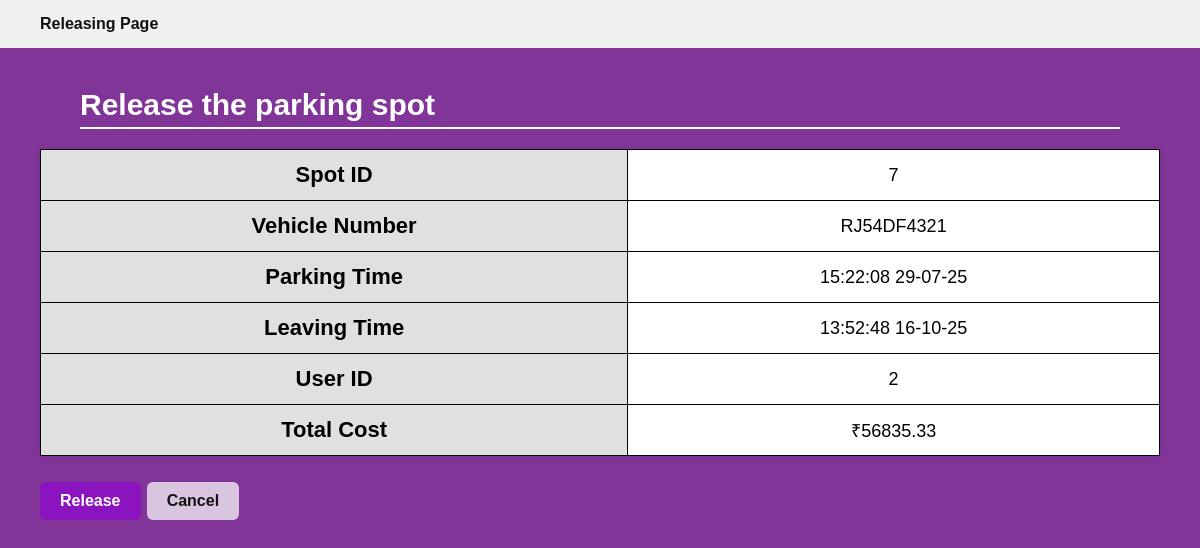
The page /release/1 on the database its author committed.
### models.py (models this page shows)
class ParkingSpot(db.Model):
    id = db.Column(db.Integer, primary_key=True)
    lot_id = db.Column(db.Integer, db.ForeignKey('parking_lot.id'), nullable=False)
    spot_name = db.Column(db.String(20), nullable=False)
    status = db.Column(db.String(1), default='A')  # A = Available, O = Occupied
    reservations = db.relationship('Reservation', backref='spot', lazy=True)

class Reservation(db.Model):
    id = db.Column(db.Integer, primary_key=True)
    user_id = db.Column(db.Integer, db.ForeignKey('users.id'), nullable=False)
    spot_id = db.Column(db.Integer, db.ForeignKey('parking_spot.id'), nullable=False)
    vehicle_number = db.Column(db.String(20), nullable=True)
    parking_time = db.Column(db.DateTime, default=datetime.utcnow)
    leaving_time = db.Column(db.DateTime, nullable=True)
    cost_per_unit_time = db.Column(db.Float, nullable=False)

### app.py (the view)
@app.route('/release/<int:res_id>', methods=['GET', 'POST'])
def release_spot(res_id):
    reservation = Reservation.query.get_or_404(res_id)
    now = datetime.now(india)
    if request.method == "POST":
        reservation.leaving_time = now
        reservation.spot.status = 'A'
        db.session.commit()
        return redirect(url_for("user_dashboard", user_id=reservation.user_id))
    start = reservation.parking_time
    if start.tzinfo is None:
        start = india.localize(start)
    diff = now - start
    total_hrs = diff.total_seconds() / 3600
    total_cost = round(total_hrs * reservation.cost_per_unit_time, 2)
    return render_template("release.html", res=reservation, current_time=now, total_cost=total_cost)

### templates/release.html (shortened to what this page needs)
<!DOCTYPE html>
<html lang="en">
<head>
    <link rel="stylesheet" href="{{ url_for('static', filename='style.css') }}">
</head>
<header>
    <div class="top-bar"><strong>Releasing Page</strong></div>
</header>
<body>
     <div class="section-title">
        <h2 class="heading">Release the parking spot</h2>
        <form method="POST">
            <table>
                <tr><th>Spot ID</th><td>{{ res.spot.id }}</td></tr>
                <tr><th>Vehicle Number</th><td>{{ res.vehicle_number }}</td></tr>
                <tr><th>Parking Time</th><td>{{ res.parking_time.strftime('%H:%M:%S  %d-%m-%y') }}</td></tr>
                <tr><th>Leaving Time</th><td>{{ current_time.strftime('%H:%M:%S  %d-%m-%y') }}</td></tr>
                <tr><th>User ID</th><td>{{ res.user_id }}</td></tr>
                <tr><th>Total Cost</th><td>₹{{ total_cost}}</td></tr>
            </table>
            <br>
            <button type="submit" class="btn" onclick="window.location.href='/user_dashboard'">Release</button>
            <a href="{{ url_for('user_dashboard', user_id=res.user_id) }}" class="btn">Cancel</a>
        </form>
    </div>
</body>
</html>

### static/style.css (style rules this page uses)
body { margin: 0; font-family: Arial, sans-serif; background-color: #823599; color: white; justify-content: center; }
.top-bar { background-color: #f0f0f0; color: #111; display: flex; justify-content: space-between; align-items: center; padding: 15px 40px; }
.section-title { margin: 40px; font-size: 22px; font-weight: bold; color: white; }
.heading { color: white; font-size: 30px; font-weight: bold; margin: 30px 40px 20px; border-bottom: 2px solid white; padding-bottom: 5px; }
h2 { color: white; font-size: 30px; font-weight: bold; margin: 30px 70px 20px; padding-bottom: 5px; font-family: 'Lucida Sans', 'Lucida Sans Regular', 'Lucida Grande', 'Lucida Sans Unicode', Geneva, Verdana, sans-serif; }
.btn, a.btn { display: inline-block; text-align: center; text-decoration: none; padding: 10px 20px; font-size: 16px; font-weight: bold; background-color: #d9c5df; color: rgb(19, 17, 17); border-radius: 6px; border: none; cursor: pointer; transition: background-color 0.3s ease; }
.btn, .f2btn:hover { background-color: #8b13c0; color: white; }
table { width: 100%; border-collapse: collapse; font-family: Arial, sans-serif; background-color: white; box-shadow: 0 0 5px rgba(0, 0, 0, 0.1); color: black; }
td { font-size: large; font-weight: 500; padding: 12px; border: 1px solid #020202; text-align: center; }
th { background-color: #e0e0e0; padding: 12px; border: 1px solid #020202; text-align: center; }

### rows shown on the page
ParkingSpot: spot.id "7"
Reservation: vehicle_number "RJ54DF4321", parking_time "15:22:08 29-07-25", user_id "2"
